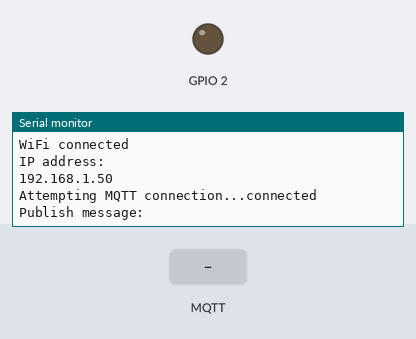
Bench run of a sketch on a simulated ESP8266 (NodeMCU). Shown: output pins drawn as LEDs (lit = HIGH), the last lines printed to the serial monitor. The inputs (shaded band) are chosen by the test bench. WiFi joins after 1.5 s; servers stay silent unless stated; random numbers use the default seed unless the sketch sets one; no MQTT or app messages arrive unless stated.

Above: at 2.7 s.
2.8 s: MQTT message "1" arrives on the first subscribed topic
At 4.0 s:
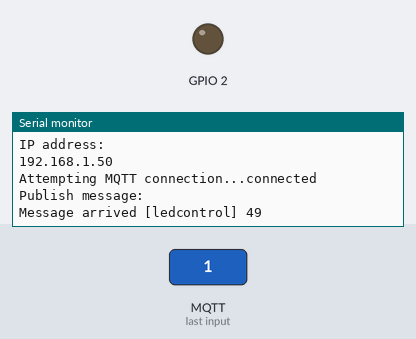
4.3 s: MQTT message "0" arrives on the first subscribed topic
At 5.9 s:
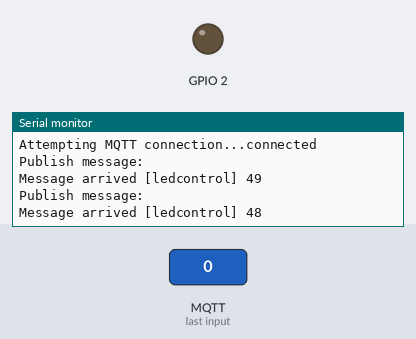

Measured:
- after the input at 2.8 s, the serial monitor: prints a new line at once (image 1)
- after the input at 4.3 s, the serial monitor: prints a new line after 0.51 s (image 2)

The sketch:

ledcontrol.ino
```cpp
/*
 Basic ESP8266 MQTT example

 This sketch demonstrates the capabilities of the pubsub library in combination
 with the ESP8266 board/library.

 It connects to an MQTT server then:
  - publishes "hello world" to the topic "outTopic" every two seconds
  - subscribes to the topic "inTopic", printing out any messages
    it receives. NB - it assumes the received payloads are strings not binary
  - If the first character of the topic "inTopic" is an 1, switch ON the ESP Led,
    else switch it off

 It will reconnect to the server if the connection is lost using a blocking
 reconnect function. See the 'mqtt_reconnect_nonblocking' example for how to
 achieve the same result without blocking the main loop.

 To install the ESP8266 board, (using Arduino 1.6.4+):
  - Add the following 3rd party board manager under "File -> Preferences -> Additional Boards Manager URLs":
       http://arduino.esp8266.com/stable/package_esp8266com_index.json
  - Open the "Tools -> Board -> Board Manager" and click install for the ESP8266"
  - Select your ESP8266 in "Tools -> Board"

*/
#include "LedControl.h"
LedControl lc=LedControl(5,4,2,4);

#include <ESP8266WiFi.h>
#include <PubSubClient.h>

// Update these with values suitable for your network.
unsigned long delaytime=250;
const char* ssid = "iot-coppercloud";
const char* password = "coppercloud";
const char* mqtt_server = "3.214.158.175";

WiFiClient espClient;
PubSubClient client(espClient);
long lastMsg = 0;
char msg[50];
int value = 0;

void setup_wifi() {

  delay(10);
  // We start by connecting to a WiFi network
  Serial.println();
  Serial.print("Connecting to ");
  Serial.println(ssid);

  WiFi.begin(ssid, password);

  while (WiFi.status() != WL_CONNECTED) {
    delay(500);
    Serial.print(".");
  }

  randomSeed(micros());

  Serial.println("");
  Serial.println("WiFi connected");
  Serial.println("IP address: ");
  Serial.println(WiFi.localIP());
}

void callback(char* topic, byte* payload, unsigned int length) {
  Serial.print("Message arrived [");
  Serial.print(topic);
  Serial.print("] ");
  for (int i = 0; i < length; i++) {
    Serial.print((byte)payload[0]);
  }
  Serial.println();

  // Switch on the LED if an 1 was received as first character
  for(int i=0;i<8;i++) {
    lc.setDigit(0,i,(byte)payload[0],false);
    lc.setDigit(1,i,(byte)payload[0],false);
    lc.setDigit(2,i,(byte)payload[0],false);
    lc.setDigit(3,i,(byte)payload[0],false);
    delay(delaytime);
  }
  lc.clearDisplay(0);
  lc.clearDisplay(1);
  lc.clearDisplay(2);
  lc.clearDisplay(3);
  //delay(delaytime);

}

void reconnect() {
  // Loop until we're reconnected
  while (!client.connected()) {
    Serial.print("Attempting MQTT connection...");
    // Create a random client ID
    String clientId = "ESP8266Client-";
    clientId += String(random(0xffff), HEX);
    // Attempt to connect
    if (client.connect(clientId.c_str())) {
      Serial.println("connected");
      // Once connected, publish an announcement...
     // client.publish("ledcontrol", "hello world");
      // ... and resubscribe
      client.subscribe("ledcontrol");
    } else {
      Serial.print("failed, rc=");
      Serial.print(client.state());
      Serial.println(" try again in 5 seconds");
      // Wait 5 seconds before retrying
      delay(5000);
    }
  }
}

void setup() {
  pinMode(BUILTIN_LED, OUTPUT);     // Initialize the BUILTIN_LED pin as an output
  Serial.begin(115200);
  setup_wifi();
  client.setServer(mqtt_server, 1883);
  client.setCallback(callback);
    lc.shutdown(0,false);
    lc.shutdown(1,false);
    lc.shutdown(2,false);
    lc.shutdown(3,false);
  /* Set the brightness to a medium values */
  lc.setIntensity(0,8);
  lc.setIntensity(1,8);
  lc.setIntensity(2,8);
  lc.setIntensity(3,8);
  /* and clear the display */
  lc.clearDisplay(0);
  lc.clearDisplay(1);
  lc.clearDisplay(2);
  lc.clearDisplay(3);
}

void loop() {

  if (!client.connected()) {
    reconnect();
  }
  client.loop();

  long now = millis();
  if (now - lastMsg > 2000) {
    lastMsg = now;
    ++value;
    //snprintf (msg, 50, "hello world #%ld", value);
    Serial.print("Publish message: ");
    Serial.println(msg);
    //client.publish("outTopic", msg);
  }
}
```
